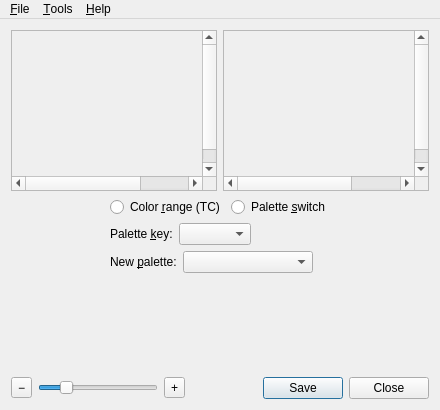
<?xml version="1.0" encoding="UTF-8"?>
<ui version="4.0">
 <class>MainWindow</class>
 <widget class="QMainWindow" name="MainWindow">
  <property name="geometry">
   <rect>
    <x>0</x>
    <y>0</y>
    <width>440</width>
    <height>410</height>
   </rect>
  </property>
  <property name="sizePolicy">
   <sizepolicy hsizetype="Preferred" vsizetype="Preferred">
    <horstretch>0</horstretch>
    <verstretch>0</verstretch>
   </sizepolicy>
  </property>
  <property name="minimumSize">
   <size>
    <width>440</width>
    <height>410</height>
   </size>
  </property>
  <property name="acceptDrops">
   <bool>true</bool>
  </property>
  <property name="windowTitle">
   <string>Wesnoth RCX</string>
  </property>
  <property name="windowIcon">
   <iconset resource="morningstar.qrc">
    <normaloff>:/rsrc/app.png</normaloff>:/rsrc/app.png</iconset>
  </property>
  <widget class="QWidget" name="grid">
   <layout class="QGridLayout" name="gridLayout">
    <item row="0" column="0">
     <layout class="QHBoxLayout" name="hlPreviews" stretch="1,1">
      <item>
       <widget class="QScrollArea" name="previewOriginalContainer">
        <property name="whatsThis">
         <string>This is the original image's preview.</string>
        </property>
        <property name="frameShadow">
         <enum>QFrame::Sunken</enum>
        </property>
        <property name="verticalScrollBarPolicy">
         <enum>Qt::ScrollBarAlwaysOn</enum>
        </property>
        <property name="horizontalScrollBarPolicy">
         <enum>Qt::ScrollBarAlwaysOn</enum>
        </property>
        <property name="widgetResizable">
         <bool>false</bool>
        </property>
        <property name="alignment">
         <set>Qt::AlignCenter</set>
        </property>
        <widget class="QWidget" name="scrollAreaWidgetContents_2">
         <property name="geometry">
          <rect>
           <x>0</x>
           <y>0</y>
           <width>270</width>
           <height>162</height>
          </rect>
         </property>
         <property name="whatsThis">
          <string/>
         </property>
         <widget class="QLabel" name="previewOriginal">
          <property name="geometry">
           <rect>
            <x>0</x>
            <y>0</y>
            <width>72</width>
            <height>72</height>
           </rect>
          </property>
          <property name="text">
           <string/>
          </property>
          <property name="scaledContents">
           <bool>true</bool>
          </property>
          <property name="alignment">
           <set>Qt::AlignCenter</set>
          </property>
         </widget>
        </widget>
       </widget>
      </item>
      <item>
       <widget class="QScrollArea" name="previewRcContainer">
        <property name="whatsThis">
         <string>This is a preview of a single transformation of the original image.</string>
        </property>
        <property name="frameShadow">
         <enum>QFrame::Sunken</enum>
        </property>
        <property name="verticalScrollBarPolicy">
         <enum>Qt::ScrollBarAlwaysOn</enum>
        </property>
        <property name="horizontalScrollBarPolicy">
         <enum>Qt::ScrollBarAlwaysOn</enum>
        </property>
        <property name="widgetResizable">
         <bool>false</bool>
        </property>
        <property name="alignment">
         <set>Qt::AlignCenter</set>
        </property>
        <widget class="QWidget" name="scrollAreaWidgetContents_3">
         <property name="geometry">
          <rect>
           <x>0</x>
           <y>0</y>
           <width>271</width>
           <height>162</height>
          </rect>
         </property>
         <widget class="QLabel" name="previewRc">
          <property name="geometry">
           <rect>
            <x>0</x>
            <y>0</y>
            <width>72</width>
            <height>72</height>
           </rect>
          </property>
          <property name="text">
           <string/>
          </property>
          <property name="scaledContents">
           <bool>true</bool>
          </property>
          <property name="alignment">
           <set>Qt::AlignCenter</set>
          </property>
         </widget>
        </widget>
       </widget>
      </item>
     </layout>
    </item>
    <item row="2" column="0" rowspan="3">
     <layout class="QHBoxLayout" name="hlOptions" stretch="1,0,1">
      <item>
       <spacer name="hpaddingLeft">
        <property name="orientation">
         <enum>Qt::Horizontal</enum>
        </property>
        <property name="sizeHint" stdset="0">
         <size>
          <width>10</width>
          <height>20</height>
         </size>
        </property>
       </spacer>
      </item>
      <item>
       <layout class="QVBoxLayout" name="vlOptions" stretch="0,0,1">
        <item>
         <layout class="QHBoxLayout" name="horizontalLayout">
          <item>
           <widget class="QRadioButton" name="radRc">
            <property name="sizePolicy">
             <sizepolicy hsizetype="MinimumExpanding" vsizetype="Fixed">
              <horstretch>0</horstretch>
              <verstretch>0</verstretch>
             </sizepolicy>
            </property>
            <property name="whatsThis">
             <string>Selects color range-based (a.k.a. &quot;team color&quot;) recoloring.</string>
            </property>
            <property name="text">
             <string>Color &amp;range (TC)</string>
            </property>
           </widget>
          </item>
          <item>
           <widget class="QRadioButton" name="radPal">
            <property name="sizePolicy">
             <sizepolicy hsizetype="MinimumExpanding" vsizetype="Fixed">
              <horstretch>0</horstretch>
              <verstretch>0</verstretch>
             </sizepolicy>
            </property>
            <property name="whatsThis">
             <string>Selects palette switching mode, to replace original colors with new ones using a color values list instead of ranges.</string>
            </property>
            <property name="text">
             <string>Palette &amp;switch</string>
            </property>
           </widget>
          </item>
         </layout>
        </item>
        <item>
         <layout class="QFormLayout" name="flKeyPal">
          <property name="fieldGrowthPolicy">
           <enum>QFormLayout::ExpandingFieldsGrow</enum>
          </property>
          <item row="0" column="0">
           <widget class="QLabel" name="lblKeyPal">
            <property name="text">
             <string>Palette &amp;key:</string>
            </property>
            <property name="buddy">
             <cstring>cbxKeyPal</cstring>
            </property>
           </widget>
          </item>
          <item row="0" column="1">
           <widget class="QComboBox" name="cbxKeyPal">
            <property name="whatsThis">
             <string>Selects the original palette for transformation.</string>
            </property>
           </widget>
          </item>
         </layout>
        </item>
        <item>
         <widget class="QStackedWidget" name="staFunctionOpts">
          <property name="maximumSize">
           <size>
            <width>203</width>
            <height>120</height>
           </size>
          </property>
          <property name="currentIndex">
           <number>1</number>
          </property>
          <widget class="QWidget" name="pageRcRanges">
           <property name="sizePolicy">
            <sizepolicy hsizetype="MinimumExpanding" vsizetype="MinimumExpanding">
             <horstretch>0</horstretch>
             <verstretch>0</verstretch>
            </sizepolicy>
           </property>
           <layout class="QGridLayout" name="gridLayout_3">
            <property name="margin">
             <number>0</number>
            </property>
            <item row="0" column="0">
             <widget class="QListWidget" name="listRanges">
              <property name="whatsThis">
               <string>Allows to select color ranges to apply. Click on an item to preview the transformation to the right.</string>
              </property>
              <property name="wordWrap">
               <bool>true</bool>
              </property>
             </widget>
            </item>
           </layout>
          </widget>
          <widget class="QWidget" name="pageRcPal">
           <layout class="QGridLayout" name="gridLayout_2">
            <property name="sizeConstraint">
             <enum>QLayout::SetMinimumSize</enum>
            </property>
            <property name="margin">
             <number>0</number>
            </property>
            <item row="0" column="0">
             <layout class="QFormLayout" name="flRcPal">
              <item row="0" column="1">
               <widget class="QComboBox" name="cbxNewPal">
                <property name="whatsThis">
                 <string>You an choose the replacement palette in this box.</string>
                </property>
               </widget>
              </item>
              <item row="0" column="0">
               <widget class="QLabel" name="lblNewPal">
                <property name="enabled">
                 <bool>true</bool>
                </property>
                <property name="text">
                 <string>New &amp;palette:</string>
                </property>
                <property name="buddy">
                 <cstring>cbxNewPal</cstring>
                </property>
               </widget>
              </item>
             </layout>
            </item>
           </layout>
          </widget>
         </widget>
        </item>
       </layout>
      </item>
      <item>
       <spacer name="hpaddingRight">
        <property name="orientation">
         <enum>Qt::Horizontal</enum>
        </property>
        <property name="sizeHint" stdset="0">
         <size>
          <width>10</width>
          <height>20</height>
         </size>
        </property>
       </spacer>
      </item>
     </layout>
    </item>
    <item row="5" column="0">
     <layout class="QHBoxLayout" name="hlCommands">
      <item>
       <widget class="QToolButton" name="tbZoomOut">
        <property name="toolTip">
         <string>Zoom Out</string>
        </property>
        <property name="whatsThis">
         <string>Reduces the zoom level.</string>
        </property>
        <property name="text">
         <string>−</string>
        </property>
        <property name="icon">
         <iconset theme="zoom-out"/>
        </property>
       </widget>
      </item>
      <item>
       <widget class="QSlider" name="zoomSlider">
        <property name="maximumSize">
         <size>
          <width>120</width>
          <height>16777215</height>
         </size>
        </property>
        <property name="toolTip">
         <string>Zoom</string>
        </property>
        <property name="whatsThis">
         <string>Allows to choose the view's zoom level.</string>
        </property>
        <property name="maximum">
         <number>5</number>
        </property>
        <property name="pageStep">
         <number>4</number>
        </property>
        <property name="value">
         <number>1</number>
        </property>
        <property name="orientation">
         <enum>Qt::Horizontal</enum>
        </property>
       </widget>
      </item>
      <item>
       <widget class="QToolButton" name="tbZoomIn">
        <property name="toolTip">
         <string>Zoom In</string>
        </property>
        <property name="whatsThis">
         <string>Increases the zoom level.</string>
        </property>
        <property name="text">
         <string>+</string>
        </property>
        <property name="icon">
         <iconset theme="zoom-in"/>
        </property>
       </widget>
      </item>
      <item>
       <widget class="QDialogButtonBox" name="buttonBox">
        <property name="standardButtons">
         <set>QDialogButtonBox::Close|QDialogButtonBox::Save</set>
        </property>
       </widget>
      </item>
     </layout>
    </item>
   </layout>
  </widget>
  <widget class="QMenuBar" name="menuBar">
   <property name="geometry">
    <rect>
     <x>0</x>
     <y>0</y>
     <width>440</width>
     <height>19</height>
    </rect>
   </property>
   <widget class="QMenu" name="menu_File">
    <property name="title">
     <string>&amp;File</string>
    </property>
    <addaction name="action_Open"/>
    <addaction name="action_Save"/>
    <addaction name="separator"/>
    <addaction name="action_Reload"/>
    <addaction name="separator"/>
    <addaction name="action_RecentPlaceholder"/>
    <addaction name="separator"/>
    <addaction name="action_Quit"/>
   </widget>
   <widget class="QMenu" name="menu_Help">
    <property name="title">
     <string>&amp;Help</string>
    </property>
    <addaction name="actionAbout_Morning_Star"/>
   </widget>
   <widget class="QMenu" name="menu_Tools">
    <property name="enabled">
     <bool>true</bool>
    </property>
    <property name="title">
     <string>&amp;Tools</string>
    </property>
    <addaction name="actionColor_ranges"/>
    <addaction name="action_Palettes"/>
   </widget>
   <addaction name="menu_File"/>
   <addaction name="menu_Tools"/>
   <addaction name="menu_Help"/>
  </widget>
  <action name="action_Open">
   <property name="text">
    <string>&amp;Open...</string>
   </property>
   <property name="shortcut">
    <string>Ctrl+O</string>
   </property>
  </action>
  <action name="action_Quit">
   <property name="text">
    <string>&amp;Quit</string>
   </property>
   <property name="shortcut">
    <string>Ctrl+Q</string>
   </property>
  </action>
  <action name="actionAbout_Morning_Star">
   <property name="text">
    <string>About Wesnoth &amp;RCX...</string>
   </property>
  </action>
  <action name="action_Save">
   <property name="text">
    <string>&amp;Save...</string>
   </property>
   <property name="shortcut">
    <string>Ctrl+S</string>
   </property>
  </action>
  <action name="actionColor_ranges">
   <property name="text">
    <string>Custom color &amp;ranges...</string>
   </property>
   <property name="visible">
    <bool>true</bool>
   </property>
  </action>
  <action name="action_Palettes">
   <property name="text">
    <string>Custom &amp;palettes...</string>
   </property>
  </action>
  <action name="action_Reload">
   <property name="text">
    <string>Reloa&amp;d</string>
   </property>
   <property name="shortcut">
    <string>F5</string>
   </property>
  </action>
  <action name="action_RecentPlaceholder">
   <property name="text">
    <string>&lt;Recent files&gt;</string>
   </property>
  </action>
 </widget>
 <layoutdefault spacing="6" margin="11"/>
 <tabstops>
  <tabstop>cbxKeyPal</tabstop>
  <tabstop>radRc</tabstop>
  <tabstop>radPal</tabstop>
  <tabstop>listRanges</tabstop>
  <tabstop>cbxNewPal</tabstop>
 </tabstops>
 <resources>
  <include location="morningstar.qrc"/>
 </resources>
 <connections/>
</ui>
